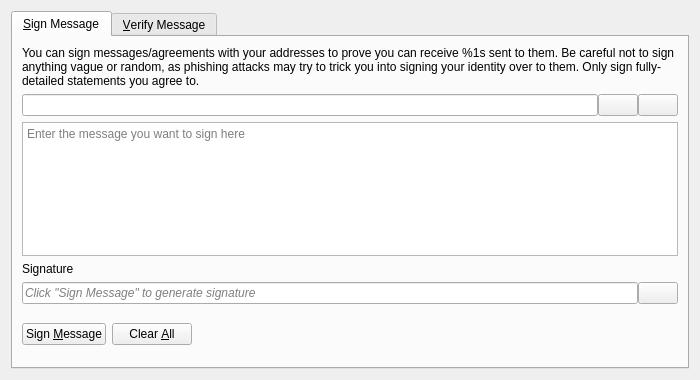
<?xml version="1.0" encoding="UTF-8"?>
<ui version="4.0">
 <class>SignVerifyMessageDialog</class>
 <widget class="QDialog" name="SignVerifyMessageDialog">
  <property name="geometry">
   <rect>
    <x>0</x>
    <y>0</y>
    <width>700</width>
    <height>380</height>
   </rect>
  </property>
  <property name="windowTitle">
   <string>Signatures - Sign / Verify a Message</string>
  </property>
  <property name="modal">
   <bool>true</bool>
  </property>
  <layout class="QVBoxLayout" name="verticalLayout">
   <item>
    <widget class="QTabWidget" name="tabWidget">
     <property name="currentIndex">
      <number>0</number>
     </property>
     <widget class="QWidget" name="tabSignMessage">
      <attribute name="title">
       <string>&amp;Sign Message</string>
      </attribute>
      <layout class="QVBoxLayout" name="verticalLayout_SM">
       <item>
        <widget class="QLabel" name="infoLabel_SM">
         <property name="text">
          <string>You can sign messages/agreements with your addresses to prove you can receive %1s sent to them. Be careful not to sign anything vague or random, as phishing attacks may try to trick you into signing your identity over to them. Only sign fully-detailed statements you agree to.</string>
         </property>
         <property name="textFormat">
          <enum>Qt::PlainText</enum>
         </property>
         <property name="wordWrap">
          <bool>true</bool>
         </property>
        </widget>
       </item>
       <item>
        <layout class="QHBoxLayout" name="horizontalLayout_1_SM">
         <property name="spacing">
          <number>0</number>
         </property>
         <item>
          <widget class="QValidatedLineEdit" name="addressIn_SM">
           <property name="toolTip">
            <string>The %1 address to sign the message with</string>
           </property>
          </widget>
         </item>
         <item>
          <widget class="QPushButton" name="addressBookButton_SM">
           <property name="toolTip">
            <string>Choose previously used address</string>
           </property>
           <property name="text">
            <string/>
           </property>
           <property name="icon">
            <iconset resource="../vericonomy.qrc">
             <normaloff>:/icons/address-book</normaloff>:/icons/address-book</iconset>
           </property>
           <property name="shortcut">
            <string>Alt+A</string>
           </property>
           <property name="autoDefault">
            <bool>false</bool>
           </property>
          </widget>
         </item>
         <item>
          <widget class="QPushButton" name="pasteButton_SM">
           <property name="toolTip">
            <string>Paste address from clipboard</string>
           </property>
           <property name="text">
            <string/>
           </property>
           <property name="icon">
            <iconset resource="../vericonomy.qrc">
             <normaloff>:/icons/editpaste</normaloff>:/icons/editpaste</iconset>
           </property>
           <property name="shortcut">
            <string>Alt+P</string>
           </property>
           <property name="autoDefault">
            <bool>false</bool>
           </property>
          </widget>
         </item>
        </layout>
       </item>
       <item>
        <widget class="QPlainTextEdit" name="messageIn_SM">
         <property name="toolTip">
          <string>Enter the message you want to sign here</string>
         </property>
         <property name="placeholderText">
          <string>Enter the message you want to sign here</string>
         </property>
        </widget>
       </item>
       <item>
        <widget class="QLabel" name="signatureLabel_SM">
         <property name="text">
          <string>Signature</string>
         </property>
         <property name="textFormat">
          <enum>Qt::PlainText</enum>
         </property>
        </widget>
       </item>
       <item>
        <layout class="QHBoxLayout" name="horizontalLayout_2_SM">
         <property name="spacing">
          <number>0</number>
         </property>
         <item>
          <widget class="QLineEdit" name="signatureOut_SM">
           <property name="placeholderText">
            <string>Click "Sign Message" to generate signature</string>
           </property>
           <property name="font">
            <font>
             <italic>true</italic>
            </font>
           </property>
           <property name="readOnly">
            <bool>true</bool>
           </property>
          </widget>
         </item>
         <item>
          <widget class="QPushButton" name="copySignatureButton_SM">
           <property name="toolTip">
            <string>Copy the current signature to the system clipboard</string>
           </property>
           <property name="text">
            <string/>
           </property>
           <property name="icon">
            <iconset resource="../vericonomy.qrc">
             <normaloff>:/icons/editcopy</normaloff>:/icons/editcopy</iconset>
           </property>
           <property name="autoDefault">
            <bool>false</bool>
           </property>
          </widget>
         </item>
        </layout>
       </item>
       <item>
        <layout class="QHBoxLayout" name="horizontalLayout_3_SM">
         <item>
          <widget class="QPushButton" name="signMessageButton_SM">
           <property name="toolTip">
            <string>Sign the message to prove you own this %1 address</string>
           </property>
           <property name="text">
            <string>Sign &amp;Message</string>
           </property>
           <property name="icon">
            <iconset resource="../vericonomy.qrc">
             <normaloff>:/icons/edit</normaloff>:/icons/edit</iconset>
           </property>
           <property name="autoDefault">
            <bool>false</bool>
           </property>
          </widget>
         </item>
         <item>
          <widget class="QPushButton" name="clearButton_SM">
           <property name="toolTip">
            <string>Reset all sign message fields</string>
           </property>
           <property name="text">
            <string>Clear &amp;All</string>
           </property>
           <property name="icon">
            <iconset resource="../vericonomy.qrc">
             <normaloff>:/icons/remove</normaloff>:/icons/remove</iconset>
           </property>
           <property name="autoDefault">
            <bool>false</bool>
           </property>
          </widget>
         </item>
         <item>
          <spacer name="horizontalSpacer_1_SM">
           <property name="orientation">
            <enum>Qt::Horizontal</enum>
           </property>
           <property name="sizeHint" stdset="0">
            <size>
             <width>40</width>
             <height>48</height>
            </size>
           </property>
          </spacer>
         </item>
         <item>
          <widget class="QLabel" name="statusLabel_SM">
           <property name="font">
            <font>
             <weight>75</weight>
             <bold>true</bold>
            </font>
           </property>
           <property name="text">
            <string/>
           </property>
           <property name="wordWrap">
            <bool>true</bool>
           </property>
          </widget>
         </item>
         <item>
          <spacer name="horizontalSpacer_2_SM">
           <property name="orientation">
            <enum>Qt::Horizontal</enum>
           </property>
           <property name="sizeHint" stdset="0">
            <size>
             <width>40</width>
             <height>48</height>
            </size>
           </property>
          </spacer>
         </item>
        </layout>
       </item>
      </layout>
     </widget>
     <widget class="QWidget" name="tabVerifyMessage">
      <attribute name="title">
       <string>&amp;Verify Message</string>
      </attribute>
      <layout class="QVBoxLayout" name="verticalLayout_VM">
       <item>
        <widget class="QLabel" name="infoLabel_VM">
         <property name="text">
          <string>Enter the receiver's address, message (ensure you copy line breaks, spaces, tabs, etc. exactly) and signature below to verify the message. Be careful not to read more into the signature than what is in the signed message itself, to avoid being tricked by a man-in-the-middle attack. Note that this only proves the signing party receives with the address, it cannot prove sendership of any transaction!</string>
         </property>
         <property name="textFormat">
          <enum>Qt::PlainText</enum>
         </property>
         <property name="alignment">
          <set>Qt::AlignLeading|Qt::AlignLeft|Qt::AlignTop</set>
         </property>
         <property name="wordWrap">
          <bool>true</bool>
         </property>
        </widget>
       </item>
       <item>
        <layout class="QHBoxLayout" name="horizontalLayout_1_VM">
         <property name="spacing">
          <number>0</number>
         </property>
         <item>
          <widget class="QValidatedLineEdit" name="addressIn_VM">
           <property name="toolTip">
            <string>The %1 address the message was signed with</string>
           </property>
          </widget>
         </item>
         <item>
          <widget class="QPushButton" name="addressBookButton_VM">
           <property name="toolTip">
            <string>Choose previously used address</string>
           </property>
           <property name="text">
            <string/>
           </property>
           <property name="icon">
            <iconset resource="../vericonomy.qrc">
             <normaloff>:/icons/address-book</normaloff>:/icons/address-book</iconset>
           </property>
           <property name="shortcut">
            <string>Alt+A</string>
           </property>
           <property name="autoDefault">
            <bool>false</bool>
           </property>
          </widget>
         </item>
        </layout>
       </item>
       <item>
        <widget class="QPlainTextEdit" name="messageIn_VM">
          <property name="toolTip">
            <string>The signed message to verify</string>
          </property>
          <property name="placeholderText">
            <string>The signed message to verify</string>
          </property>
        </widget>
       </item>
       <item>
        <widget class="QValidatedLineEdit" name="signatureIn_VM">
          <property name="toolTip">
            <string>The signature given when the message was signed</string>
          </property>
          <property name="placeholderText">
            <string>The signature given when the message was signed</string>
          </property>
        </widget>
       </item>
       <item>
        <layout class="QHBoxLayout" name="horizontalLayout_2_VM">
         <item>
          <widget class="QPushButton" name="verifyMessageButton_VM">
           <property name="toolTip">
            <string>Verify the message to ensure it was signed with the specified %1 address</string>
           </property>
           <property name="text">
            <string>Verify &amp;Message</string>
           </property>
           <property name="icon">
            <iconset resource="../vericonomy.qrc">
             <normaloff>:/icons/transaction_0</normaloff>:/icons/transaction_0</iconset>
           </property>
           <property name="autoDefault">
            <bool>false</bool>
           </property>
          </widget>
         </item>
         <item>
          <widget class="QPushButton" name="clearButton_VM">
           <property name="toolTip">
            <string>Reset all verify message fields</string>
           </property>
           <property name="text">
            <string>Clear &amp;All</string>
           </property>
           <property name="icon">
            <iconset resource="../vericonomy.qrc">
             <normaloff>:/icons/remove</normaloff>:/icons/remove</iconset>
           </property>
           <property name="autoDefault">
            <bool>false</bool>
           </property>
          </widget>
         </item>
         <item>
          <spacer name="horizontalSpacer_1_VM">
           <property name="orientation">
            <enum>Qt::Horizontal</enum>
           </property>
           <property name="sizeHint" stdset="0">
            <size>
             <width>40</width>
             <height>48</height>
            </size>
           </property>
          </spacer>
         </item>
         <item>
          <widget class="QLabel" name="statusLabel_VM">
           <property name="font">
            <font>
             <weight>75</weight>
             <bold>true</bold>
            </font>
           </property>
           <property name="text">
            <string/>
           </property>
           <property name="wordWrap">
            <bool>true</bool>
           </property>
          </widget>
         </item>
         <item>
          <spacer name="horizontalSpacer_2_VM">
           <property name="orientation">
            <enum>Qt::Horizontal</enum>
           </property>
           <property name="sizeHint" stdset="0">
            <size>
             <width>40</width>
             <height>48</height>
            </size>
           </property>
          </spacer>
         </item>
        </layout>
       </item>
      </layout>
     </widget>
    </widget>
   </item>
  </layout>
 </widget>
 <customwidgets>
  <customwidget>
   <class>QValidatedLineEdit</class>
   <extends>QLineEdit</extends>
   <header>qt/qvalidatedlineedit.h</header>
  </customwidget>
 </customwidgets>
 <resources>
  <include location="../vericonomy.qrc"/>
 </resources>
 <connections/>
</ui>
